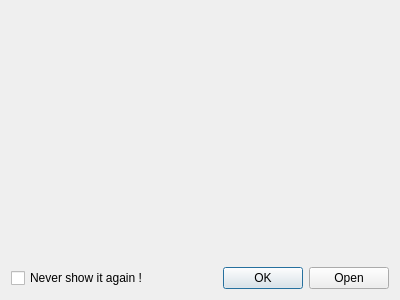
<?xml version="1.0" encoding="UTF-8"?>
<ui version="4.0">
 <class>tipofdayviewer</class>
 <widget class="QDialog" name="tipofdayviewer">
  <property name="geometry">
   <rect>
    <x>0</x>
    <y>0</y>
    <width>400</width>
    <height>300</height>
   </rect>
  </property>
  <property name="windowTitle">
   <string>Dialog</string>
  </property>
  <property name="windowIcon">
   <iconset resource="../../rolisteam.qrc">
    <normaloff>:/resources/logo/500-symbole.png</normaloff>:/resources/logo/500-symbole.png</iconset>
  </property>
  <layout class="QVBoxLayout" name="verticalLayout" stretch="1,0">
   <item>
    <widget class="QLabel" name="m_text">
     <property name="text">
      <string/>
     </property>
     <property name="textFormat">
      <enum>Qt::RichText</enum>
     </property>
     <property name="openExternalLinks">
      <bool>true</bool>
     </property>
     <property name="textInteractionFlags">
      <set>Qt::LinksAccessibleByKeyboard|Qt::LinksAccessibleByMouse|Qt::TextBrowserInteraction|Qt::TextSelectableByKeyboard|Qt::TextSelectableByMouse</set>
     </property>
    </widget>
   </item>
   <item>
    <layout class="QHBoxLayout" name="horizontalLayout">
     <item>
      <widget class="QCheckBox" name="m_neverShowAgain">
       <property name="text">
        <string>Never show it again !</string>
       </property>
      </widget>
     </item>
     <item>
      <widget class="QDialogButtonBox" name="m_buttonBox">
       <property name="orientation">
        <enum>Qt::Horizontal</enum>
       </property>
       <property name="standardButtons">
        <set>QDialogButtonBox::Ok|QDialogButtonBox::Open</set>
       </property>
      </widget>
     </item>
    </layout>
   </item>
  </layout>
 </widget>
 <resources>
  <include location="../../rolisteam.qrc"/>
  <include location="../../rolisteam.qrc"/>
 </resources>
 <connections>
  <connection>
   <sender>m_buttonBox</sender>
   <signal>accepted()</signal>
   <receiver>tipofdayviewer</receiver>
   <slot>accept()</slot>
   <hints>
    <hint type="sourcelabel">
     <x>248</x>
     <y>254</y>
    </hint>
    <hint type="destinationlabel">
     <x>157</x>
     <y>274</y>
    </hint>
   </hints>
  </connection>
  <connection>
   <sender>m_buttonBox</sender>
   <signal>rejected()</signal>
   <receiver>tipofdayviewer</receiver>
   <slot>reject()</slot>
   <hints>
    <hint type="sourcelabel">
     <x>316</x>
     <y>260</y>
    </hint>
    <hint type="destinationlabel">
     <x>286</x>
     <y>274</y>
    </hint>
   </hints>
  </connection>
 </connections>
</ui>
